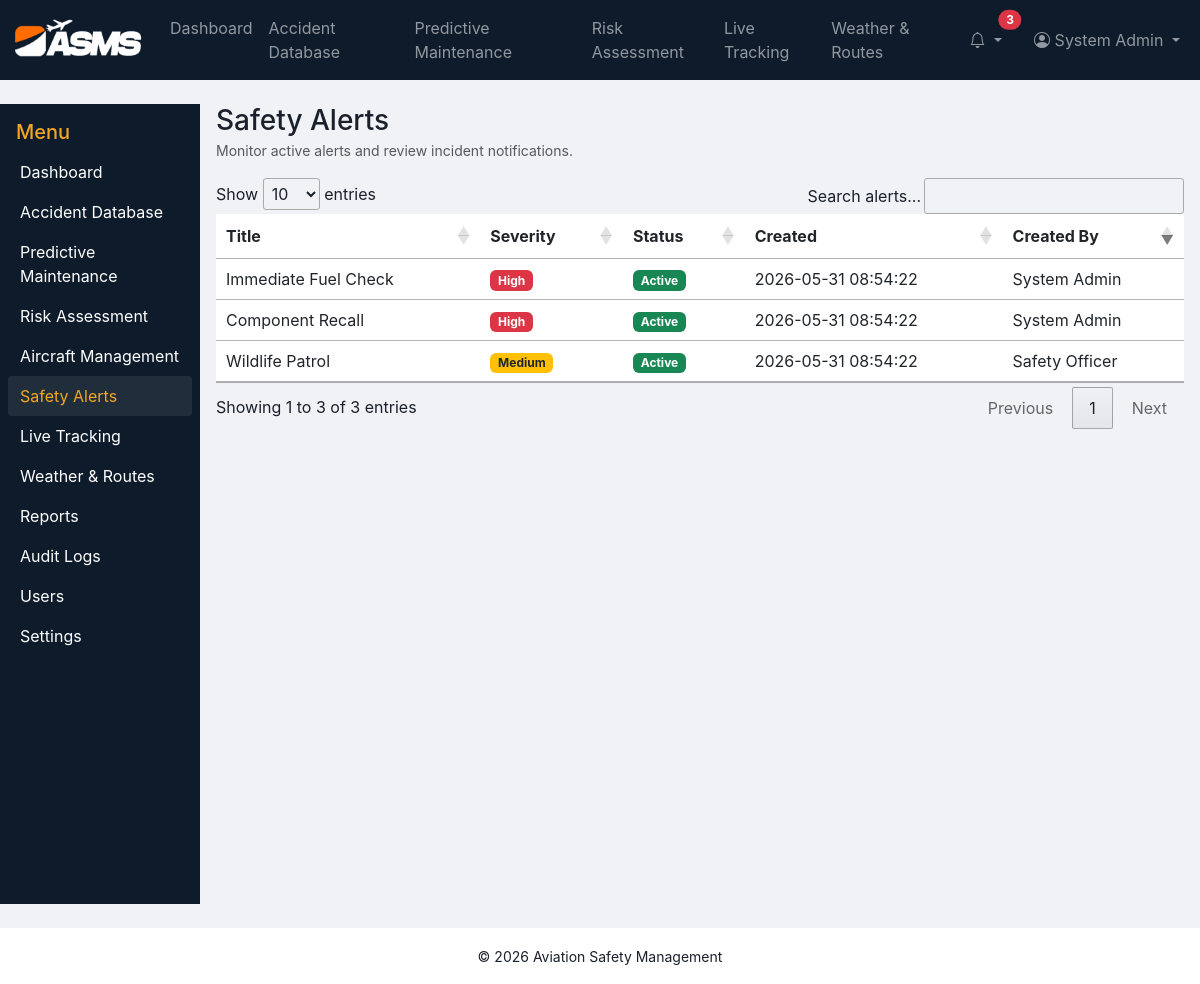
The page /asms/index.php?page=alerts (signed in) on the database its author committed.
### tables this page shows
CREATE TABLE `alerts` (
  `id` int(11) NOT NULL,
  `title` varchar(200) DEFAULT NULL,
  `message` text DEFAULT NULL,
  `severity` varchar(50) DEFAULT NULL,
  `status` varchar(50) DEFAULT 'active',
  `created_by` int(11) DEFAULT NULL,
  `acknowledged_by` int(11) DEFAULT NULL,
  `created_at` timestamp NOT NULL DEFAULT current_timestamp()
);

CREATE TABLE `users` (
  `id` int(11) NOT NULL,
  `role_id` int(11) NOT NULL,
  `full_name` varchar(150) NOT NULL,
  `email` varchar(150) NOT NULL,
  `password_hash` varchar(255) NOT NULL,
  `status` enum('active','inactive') DEFAULT 'active',
  `last_login` datetime DEFAULT NULL,
  `created_at` timestamp NOT NULL DEFAULT current_timestamp()
);

### asms/controllers/AlertController.php (called while the page is built, shortened)
<?php
class AlertController {
    public function index() {
        $db = Database::getInstance()->getConnection();
        $alerts = $db->query('SELECT al.*, u.full_name AS created_by_name FROM alerts al LEFT JOIN users u ON u.id = al.created_by ORDER BY al.created_at DESC')->fetchAll();
        require __DIR__ . '/../views/alerts/index.php';
    }
}

### asms/includes/functions.php (called while the page is built, shortened)
<?php
function e($str) {
    return htmlspecialchars($str, ENT_QUOTES, 'UTF-8');
}

### asms/views/alerts/index.php (the view)
<?php require_once __DIR__ . '/../layouts/header.php'; ?>
<?php require_once __DIR__ . '/../layouts/sidebar.php'; ?>
<div class="d-flex justify-content-between align-items-center mb-3">
  <div>
    <h3 class="mb-0">Safety Alerts</h3>
    <small class="text-muted">Monitor active alerts and review incident notifications.</small>
  </div>
</div>
<div class="table-responsive">
  <table class="table table-hover" id="alerts-table">
    <thead>
      <tr>
        <th>Title</th>
        <th>Severity</th>
        <th>Status</th>
        <th>Created</th>
        <th>Created By</th>
      </tr>
    </thead>
    <tbody>
      <?php if (!empty($alerts)): ?>
        <?php foreach ($alerts as $alert): ?>
          <tr>
            <td><?php echo e($alert['title']); ?></td>
            <td><span class="badge <?php echo $alert['severity'] === 'High' ? 'bg-danger' : ($alert['severity'] === 'Medium' ? 'bg-warning text-dark' : 'bg-success'); ?>"><?php echo e($alert['severity']); ?></span></td>
            <td><span class="badge <?php echo $alert['status'] === 'active' ? 'bg-success' : 'bg-secondary'; ?>"><?php echo e(ucfirst($alert['status'])); ?></span></td>
            <td><?php echo e($alert['created_at']); ?></td>
            <td><?php echo e($alert['created_by_name'] ?: 'System'); ?></td>
          </tr>
        <?php endforeach; ?>
      <?php else: ?>
        <tr><td colspan="5" class="text-center">No active alerts found.</td></tr>
      <?php endif; ?>
    </tbody>
  </table>
</div>
<?php require_once __DIR__ . '/../layouts/footer.php'; ?>

### asms/assets/css/style.css (style rules this page uses)
body { background: #f0f2f5; color:#1a202c; font-family: -apple-system, BlinkMacSystemFont, 'Segoe UI', Roboto, 'Helvetica Neue', Arial, sans-serif; }
.table { border-collapse: collapse; }
.table tbody tr { transition: all 0.2s ease; }

### rows shown on the page
alerts: title "Immediate Fuel Check", severity "High", status "Active", created_at "2026-05-31 08:54:22", created_by.full_name "System Admin"
alerts: title "Wildlife Patrol", severity "Medium", status "Active", created_at "2026-05-31 08:54:22", created_by.full_name "Safety Officer"
alerts: title "Component Recall", severity "High", status "Active", created_at "2026-05-31 08:54:22", created_by.full_name "System Admin"

### other values the page prints
$label "Dashboard"
$label "Accident Database"
$label "Predictive Maintenance"
$label "Risk Assessment"
$label "Aircraft Management"
$label "Safety Alerts"
$label "Live Tracking"
$label "Weather & Routes"
$label "Reports"
$label "Audit Logs"
$label "Users"
$label "Settings"
